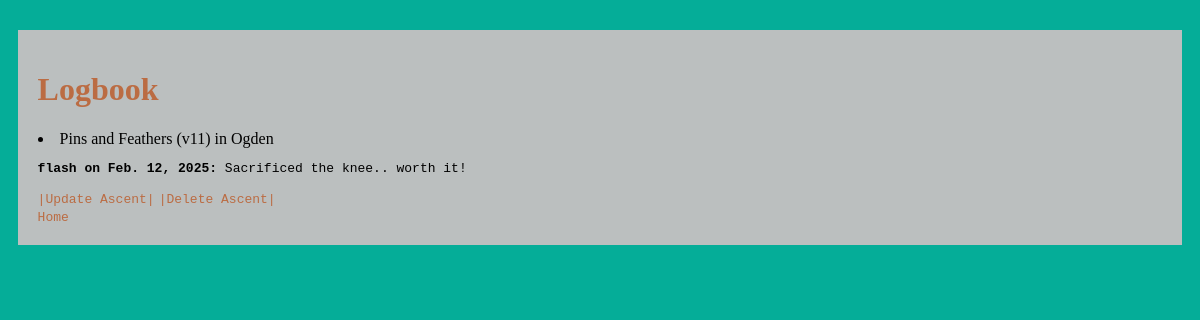
Page /logbook/ (signed in) on the earlier database version.
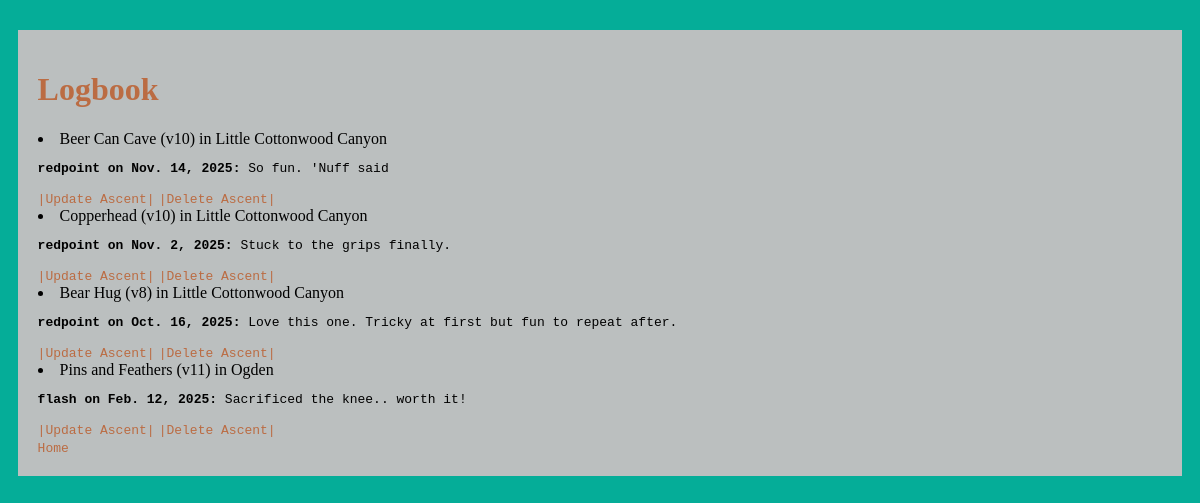
Same page on the later database version.
### logbookApp/models.py (models this page shows, shortened)
class Ascent(models.Model):
    TYPE =[
        ("o", "onsight"),
        ("f", "flash"),
        ("r", "redpoint")
    ]
    climb = models.ForeignKey(Climb, on_delete=models.CASCADE)
    user = models.ForeignKey(User, on_delete=models.CASCADE)
    proposedGrade = models.CharField(max_length=10)
    type = models.CharField(max_length=1 ,choices=TYPE)
    date = models.DateField()
    comment = models.TextField(blank=True, null=True)

class Climb(models.Model):
    AREAS = [
        ("lcc", "Little Cottonwood Canyon"),
        ("o", "Ogden")
    ]
    name = models.CharField(max_length=100)
    grade = models.CharField(max_length=10)
    area = models.CharField(max_length=3, choices=AREAS, default="lcc")
    description = models.TextField(blank=True)
    def __str__(self):
        return self.name

### logbookApp/views.py (the view)
# urls.py: path("logbook/", views.logbook_view, name="logbook"),
def logbook_view(request):
    loggedAscents = Ascent.objects.filter(user=request.user).order_by('-date')
    context = {"loggedAscents": loggedAscents}
    return render(request, "logbookApp/logbook.html", context)

### logbookApp/templates/logbookApp/logbook.html (shortened to what this page needs)
{% extends "logbookApp/base.html" %} {% block content %}
<div class="main-container">
  <h1>Logbook</h1>
  {% if loggedAscents|length == 0 %}
  <p>No logged climbs to see... go outside ASAP!</p>
  <ul>
    {% else %}{% for ascent in loggedAscents %}
    <li>
      {{ascent.climb}} ({{ascent.proposedGrade}}) in
      {{ascent.climb.get_area_display}}
      <br />
      <pre>
<strong>{{ascent.get_type_display}} on {{ascent.date}}:</strong> {{ascent.comment}}</pre>
    </li>
    <a href="{% url 'logbookUpdate' ascent.id %}">|Update Ascent|</a>
    <a href="{% url 'logbookDelete' ascent.id %}">|Delete Ascent|</a>
    {% endfor %}{% endif %}
  <br />
  <a href="{% url 'home' %}">Home</a>
</div>
{% endblock %}

Differences in the rows shown:
added Ascent: climb "Beer Can Cave", proposedGrade "v10", climb.area "Little Cottonwood Canyon", type "redpoint", date "Nov. 14, 2025", comment "So fun. 'Nuff said"
added Ascent: climb "Copperhead", proposedGrade "v10", climb.area "Little Cottonwood Canyon", type "redpoint", date "Nov. 2, 2025", comment "Stuck to the grips finally."
added Ascent: climb "Bear Hug", proposedGrade "v8", climb.area "Little Cottonwood Canyon", type "redpoint", date "Oct. 16, 2025", comment "Love this one. Tricky at first but fun to repeat after."
